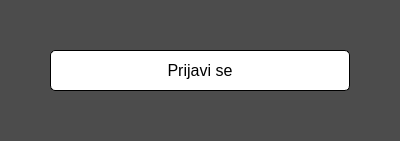
<?xml version="1.0" encoding="UTF-8"?>
<ui version="4.0">
 <class>Form</class>
 <widget class="QFrame" name="Form">
  <property name="geometry">
   <rect>
    <x>0</x>
    <y>0</y>
    <width>400</width>
    <height>300</height>
   </rect>
  </property>
  <property name="sizePolicy">
   <sizepolicy hsizetype="Fixed" vsizetype="Fixed">
    <horstretch>0</horstretch>
    <verstretch>0</verstretch>
   </sizepolicy>
  </property>
  <property name="minimumSize">
   <size>
    <width>0</width>
    <height>0</height>
   </size>
  </property>
  <property name="maximumSize">
   <size>
    <width>999999</width>
    <height>9999999</height>
   </size>
  </property>
  <property name="font">
   <font>
    <pointsize>12</pointsize>
   </font>
  </property>
  <property name="windowTitle">
   <string>Bioskop</string>
  </property>
  <property name="styleSheet">
   <string notr="true">background-color: rgb(76, 76, 76);
color: white;</string>
  </property>
  <property name="locale">
   <locale language="Serbian" country="Serbia"/>
  </property>
  <layout class="QGridLayout" name="gridLayout">
   <property name="sizeConstraint">
    <enum>QLayout::SetMinAndMaxSize</enum>
   </property>
   <property name="leftMargin">
    <number>50</number>
   </property>
   <property name="topMargin">
    <number>50</number>
   </property>
   <property name="rightMargin">
    <number>50</number>
   </property>
   <property name="bottomMargin">
    <number>50</number>
   </property>
   <property name="spacing">
    <number>10</number>
   </property>
   <item row="0" column="0">
    <widget class="QPushButton" name="login_button">
     <property name="font">
      <font>
       <pointsize>12</pointsize>
      </font>
     </property>
     <property name="cursor">
      <cursorShape>PointingHandCursor</cursorShape>
     </property>
     <property name="focusPolicy">
      <enum>Qt::ClickFocus</enum>
     </property>
     <property name="styleSheet">
      <string notr="true">background: white;
color: black;
border: 1px solid black;
border-radius: 5px;
outline: none;
padding: 10px 30px;</string>
     </property>
     <property name="text">
      <string>Prijavi se</string>
     </property>
     <property name="autoDefault">
      <bool>false</bool>
     </property>
     <property name="default">
      <bool>false</bool>
     </property>
     <property name="flat">
      <bool>true</bool>
     </property>
    </widget>
   </item>
  </layout>
 </widget>
 <resources/>
 <connections/>
</ui>
